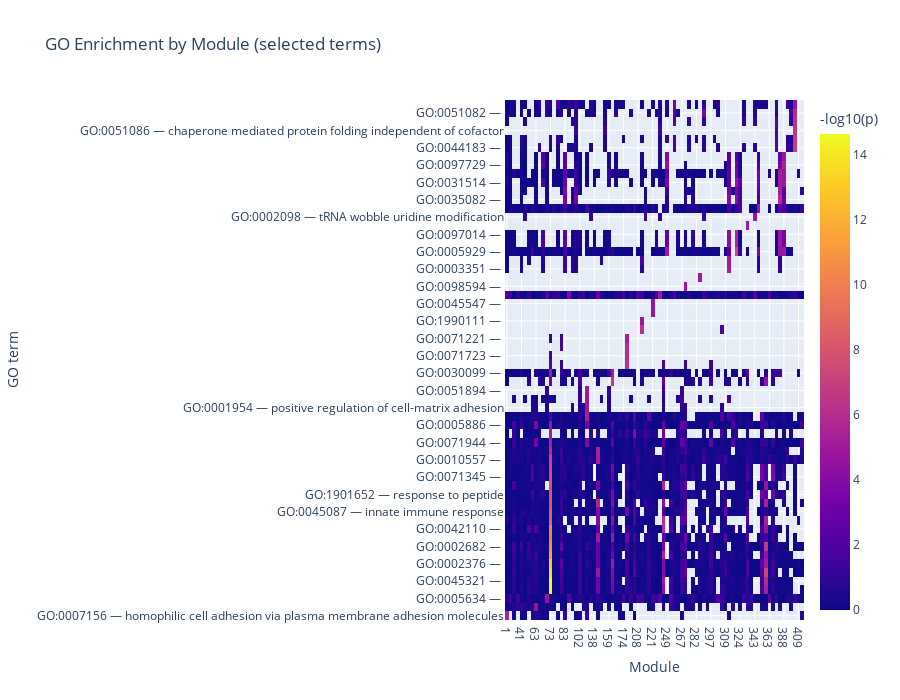

Notebook source saved alongside this figure:
### Code cell
p_for_hover = sub_p.T.loc[mat.index, mat.columns] 

hover_text = []
for i, term in enumerate(mat.index):
    row = []
    for j, mod in enumerate(mat.columns):
        val = mat.iloc[i, j]
        p   = p_for_hover.iloc[i, j]
        if pd.isna(val):
            row.append(f"Term: {pretty_label(term)}<br>Module: {mod}<br>p = 1.0 (no enrichment)")
        else:
            row.append(f"Term: {pretty_label(term)}<br>Module: {mod}<br>-log10(p) = {val:.2f}<br>p ≈ {10**(-val):.2e}")
    hover_text.append(row)

fig = go.Figure(data=go.Heatmap(
    z=mat.values,
    x=[str(c) for c in mat.columns],
    y=row_labels,
    text=hover_text,
    hoverinfo="text",
    coloraxis="coloraxis",
))
fig.update_layout(
    title="GO Enrichment by Module (selected terms)",
    xaxis_title="Module",
    yaxis_title="GO term",
    coloraxis=dict(colorbar=dict(title="-log10(p)")),
    height=700
)
fig.show()

### Figure 1 — Plotly figure (JSON) as saved in the notebook; plotly's stock layout.template omitted (floating-point values rounded to 4 significant figures; data arrays with more than 128 entries replaced by an {"elided": "..."} marker saying what was removed)
{"data": [{"coloraxis": "coloraxis", "hoverinfo": "text", "text": {"elided": "60x82 str values"}, "type": "heatmap", "x": ["1", "15", "26", "27", "41", "48", "51", "58", "63", "64", "65", "70", "73", "75", "79", "81", "83", "86", "92", "98", "102", "114", "130", "133", "138", "145", "147", "149", "159", "160", "166", "173", "174", "177", "187", "192", "208", "209", "217", "218", "221", "231", "235", "237", "249", "251", "252", "263", "267", "268", "270", "274", "282", "285", "288", "296", "297", "299", "300", "302", "309", "318", "322", "323", "324", "332", "333", "342", "343", "348", "349", "358", "363", "369", "377", "378", "388", "391", "396", "402", "409", "415"], "y": ["GO:0007156 — homophilic cell adhesion via plasma membrane adhesion molecules", "GO:0048732 — ", "GO:0005634 — ", "GO:0001775 — cell activation", "GO:0045321 — ", "GO:0006955 — immune response", "GO:0002376 — ", "GO:0046649 — ", "GO:0002682 — ", "GO:0098542 — defense response to other organism", "GO:0042110 — ", "GO:0002250 — ", "GO:0045087 — innate immune response", "GO:0002252 — immune effector process", "GO:1901652 — response to peptide", "GO:0050778 — ", "GO:0071345 — ", "GO:0034097 — ", "GO:0010557 — ", "GO:0010628 — ", "GO:0071944 — ", "GO:0006909 — ", "GO:0005886 — ", "GO:0016477 — cell migration", "GO:0001954 — positive regulation of cell-matrix adhesion", "GO:0048041 — ", "GO:0051894 — ", "GO:0140375 — ", "GO:0030099 — ", "GO:0035325 — ", "GO:0071723 — ", "GO:0035663 — ", "GO:0071221 — ", "GO:0004298 — ", "GO:1990111 — ", "GO:1904423 — ", "GO:0045547 — ", "GO:0006139 — ", "GO:0098594 — ", "GO:0015990 — ", "GO:0003351 — ", "GO:0006858 — extracellular transport", "GO:0005929 — ", "GO:0005930 — ", "GO:0097014 — ", "GO:0048642 — ", "GO:0002098 — tRNA wobble uridine modification", "GO:0000226 — ", "GO:0035082 — ", "GO:0001578 — microtubule bundle formation", "GO:0031514 — ", "GO:0060271 — ", "GO:0097729 — ", "GO:0036126 — ", "GO:0044183 — ", "GO:0061077 — chaperone-mediated protein folding", "GO:0051086 — chaperone mediated protein folding independent of cofactor", "GO:0140662 — ", "GO:0051082 — ", "GO:0006457 — protein folding"], "z": {"elided": "60x82 float values"}}], "layout": {"coloraxis": {"colorbar": {"title": {"text": "-log10(p)"}}}, "height": 700, "title": {"text": "GO Enrichment by Module (selected terms)"}, "xaxis": {"title": {"text": "Module"}}, "yaxis": {"title": {"text": "GO term"}}}}
